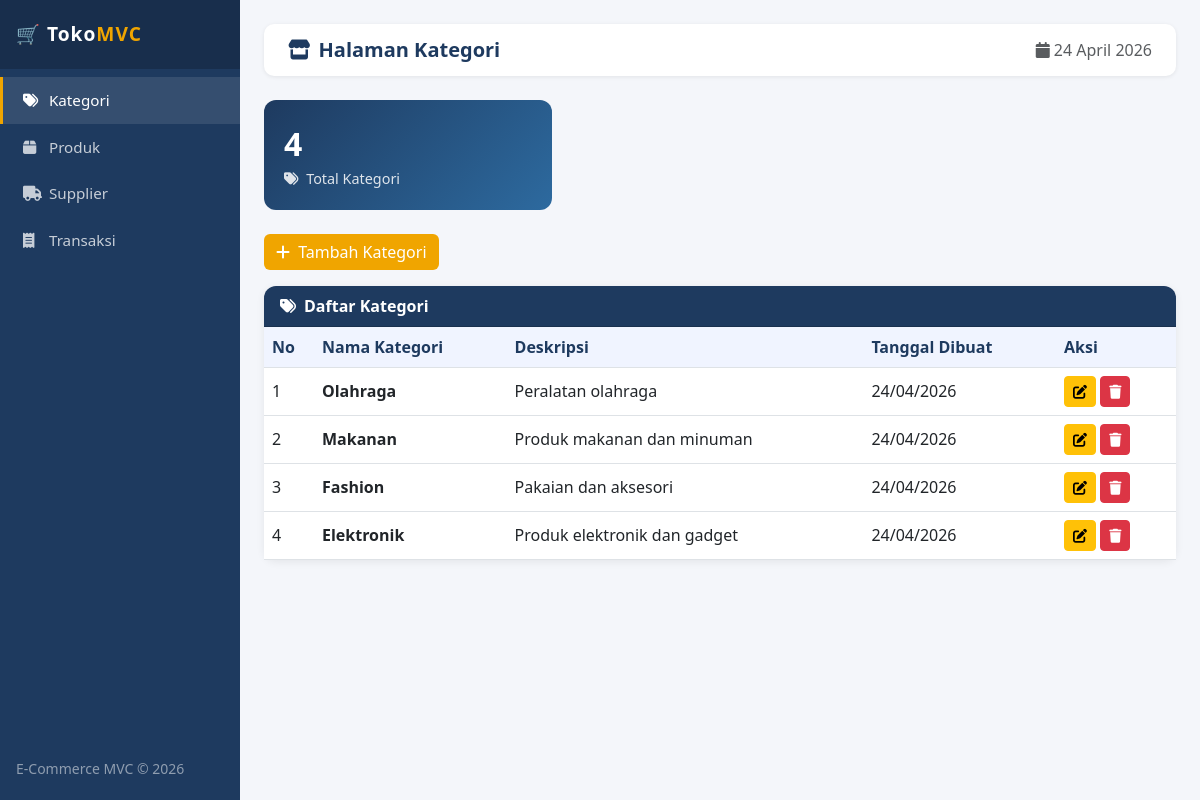
The page / on the database its author committed.
### tables this page shows
CREATE TABLE IF NOT EXISTS kategori (
    id INT AUTO_INCREMENT PRIMARY KEY,
    nama_kategori VARCHAR(100) NOT NULL,
    deskripsi TEXT,
    created_at TIMESTAMP DEFAULT CURRENT_TIMESTAMP
);

### controllers/KategoriController.php (called while the page is built, shortened)
<?php
require_once __DIR__ . '/../models/Kategori.php';
class KategoriController {
    private $model;
    public function __construct() {
        $this->model = new Kategori();
    }
    public function index() {
        $message = '';
        $data = [
            'title'     => 'Halaman Kategori',
            'kategori'  => $this->model->getAll(),
            'total'     => $this->model->count(),
            'message'   => $message,
        ];
        require_once __DIR__ . '/../views/kategori/index.php';
    }
}
?>

### index.php (called while the page is built, shortened)
<?php
$controller = new $ctrl['class']();
$controller->index();
?>

### config/database.php (called while the page is built, shortened)
<?php
class Database {
    private static $instance = null;
    private $conn;
    private function __construct() {
        $this->conn = new mysqli(DB_HOST, DB_USER, DB_PASS, DB_NAME);
        $this->conn->set_charset("utf8");
    }
    public static function getInstance() {
        if (self::$instance === null) {
            self::$instance = new Database();
        }
        return self::$instance;
    }
    public function getConnection() {
        return $this->conn;
    }
}
?>

### models/Kategori.php (called while the page is built, shortened)
<?php
require_once __DIR__ . '/../config/database.php';
class Kategori {
    private $db;
    private $table = 'kategori';
    public function __construct() {
        $this->db = Database::getInstance()->getConnection();
    }
    public function getAll() {
        $sql = "SELECT * FROM {$this->table} ORDER BY id DESC";
        $result = $this->db->query($sql);
        return $result->fetch_all(MYSQLI_ASSOC);
    }
    public function count() {
        $result = $this->db->query("SELECT COUNT(*) as total FROM {$this->table}");
        return $result->fetch_assoc()['total'];
    }
}
?>

### views/kategori/index.php (the view, shortened to what this page needs)
<?php require_once __DIR__ . '/../layout/header.php'; ?>
<div class="row mb-4">
    <div class="col-md-4">
        <div class="stat-card" style="background: linear-gradient(135deg,#1e3a5f,#2d6a9f)">
            <div class="number"><?= $data['total'] ?></div>
            <div class="label"><i class="fas fa-tags me-1"></i> Total Kategori</div>
        </div>
    </div>
</div>
<div class="mb-3">
    <button class="btn btn-accent" data-bs-toggle="modal" data-bs-target="#modalTambah">
        <i class="fas fa-plus me-1"></i> Tambah Kategori
    </button>
</div>
<div class="card">
    <div class="card-header"><i class="fas fa-tags me-2"></i>Daftar Kategori</div>
    <div class="card-body p-0">
        <table class="table table-hover mb-0">
            <thead>
                <tr>
                    <th width="50">No</th>
                    <th>Nama Kategori</th>
                    <th>Deskripsi</th>
                    <th>Tanggal Dibuat</th>
                    <th width="120">Aksi</th>
                </tr>
            </thead>
            <tbody>
                <?php if (empty($data['kategori'])): ?>
                    <tr><td colspan="5" class="text-center text-muted py-4">Belum ada data kategori</td></tr>
                <?php else: ?>
                    <?php foreach ($data['kategori'] as $i => $k): ?>
                    <tr>
                        <td><?= $i + 1 ?></td>
                        <td><strong><?= htmlspecialchars($k['nama_kategori']) ?></strong></td>
                        <td><?= htmlspecialchars($k['deskripsi']) ?></td>
                        <td><?= date('d/m/Y', strtotime($k['created_at'])) ?></td>
                        <td>
                            <button class="btn btn-sm btn-warning"
                                onclick="editKategori(<?= $k['id'] ?>, '<?= addslashes($k['nama_kategori']) ?>', '<?= addslashes($k['deskripsi']) ?>')">
                                <i class="fas fa-edit"></i>
                            </button>
                            <form method="POST" style="display:inline"
                                  onsubmit="return confirm('Yakin hapus kategori ini?')">
                                <button class="btn btn-sm btn-danger"><i class="fas fa-trash"></i></button>
                            </form>
                        </td>
                    </tr>
                    <?php endforeach; ?>
                <?php endif; ?>
            </tbody>
        </table>
    </div>
</div>
<?php require_once __DIR__ . '/../layout/footer.php'; ?>

### views/layout/header.php (style rules this page uses)
:root { --sidebar-w: 240px; --primary: #1e3a5f; --accent: #f0a500; }
body { background: #f4f6fa; font-family: 'Segoe UI', sans-serif; }
.card { border: none; border-radius: 12px; box-shadow: 0 2px 8px rgba(0,0,0,.07); }
.card-header { background: var(--primary); color: #fff; border-radius: 12px 12px 0 0 !important; font-weight: 600; }
.stat-card { border-radius: 12px; color: #fff; padding: 20px; }
.stat-card .number { font-size: 2rem; font-weight: 700; }
.stat-card .label { opacity: .85; font-size: .9rem; }
.table th { background: #f0f4ff; color: var(--primary); font-weight: 600; }
.table td { vertical-align: middle; }
.btn-accent { background: var(--accent); color: #fff; border: none; }

### rows shown on the page
kategori: nama_kategori "Olahraga", deskripsi "Peralatan olahraga", created_at "24/04/2026"
kategori: nama_kategori "Makanan", deskripsi "Produk makanan dan minuman", created_at "24/04/2026"
kategori: nama_kategori "Fashion", deskripsi "Pakaian dan aksesori", created_at "24/04/2026"
kategori: nama_kategori "Elektronik", deskripsi "Produk elektronik dan gadget", created_at "24/04/2026"

### other values the page prints
$data['title'] "Halaman Kategori"
$data['total'] "4"
